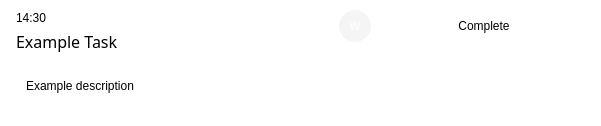
<?xml version="1.0" encoding="UTF-8"?>
<ui version="4.0">
 <class>translucent_frame</class>
 <widget class="QFrame" name="translucent_frame">
  <property name="geometry">
   <rect>
    <x>0</x>
    <y>0</y>
    <width>601</width>
    <height>126</height>
   </rect>
  </property>
  <property name="styleSheet">
   <string notr="true">font: 25 12pt &quot;Segoe UI Light&quot;;
background: rgba(0, 0, 0, 0)</string>
  </property>
  <property name="frameShape">
   <enum>QFrame::StyledPanel</enum>
  </property>
  <property name="frameShadow">
   <enum>QFrame::Raised</enum>
  </property>
  <layout class="QVBoxLayout" name="vertical_layout_4">
   <property name="spacing">
    <number>0</number>
   </property>
   <property name="leftMargin">
    <number>0</number>
   </property>
   <property name="topMargin">
    <number>0</number>
   </property>
   <property name="rightMargin">
    <number>0</number>
   </property>
   <property name="bottomMargin">
    <number>0</number>
   </property>
   <item>
    <widget class="QWidget" name="top_bar_widget" native="true">
     <layout class="QHBoxLayout" name="action_bar">
      <property name="spacing">
       <number>0</number>
      </property>
      <property name="leftMargin">
       <number>0</number>
      </property>
      <property name="topMargin">
       <number>0</number>
      </property>
      <property name="rightMargin">
       <number>0</number>
      </property>
      <property name="bottomMargin">
       <number>0</number>
      </property>
      <item>
       <widget class="QWidget" name="title_bar" native="true">
        <layout class="QVBoxLayout" name="vertical_layout_2">
         <property name="spacing">
          <number>5</number>
         </property>
         <property name="leftMargin">
          <number>15</number>
         </property>
         <property name="topMargin">
          <number>10</number>
         </property>
         <property name="rightMargin">
          <number>10</number>
         </property>
         <property name="bottomMargin">
          <number>10</number>
         </property>
         <item>
          <widget class="QLabel" name="time_label">
           <property name="text">
            <string>14:30</string>
           </property>
          </widget>
         </item>
         <item>
          <widget class="QLabel" name="title_label">
           <property name="sizePolicy">
            <sizepolicy hsizetype="Expanding" vsizetype="Preferred">
             <horstretch>0</horstretch>
             <verstretch>0</verstretch>
            </sizepolicy>
           </property>
           <property name="font">
            <font>
             <family>Segoe UI Light</family>
             <pointsize>12</pointsize>
             <weight>3</weight>
             <italic>false</italic>
             <bold>false</bold>
            </font>
           </property>
           <property name="text">
            <string>Example Task</string>
           </property>
           <property name="wordWrap">
            <bool>true</bool>
           </property>
          </widget>
         </item>
        </layout>
       </widget>
      </item>
      <item alignment="Qt::AlignRight|Qt::AlignTop">
       <widget class="QWidget" name="project_widget" native="true">
        <property name="layoutDirection">
         <enum>Qt::LeftToRight</enum>
        </property>
        <layout class="QHBoxLayout" name="horizontal:layout_2">
         <property name="leftMargin">
          <number>9</number>
         </property>
         <property name="topMargin">
          <number>9</number>
         </property>
         <property name="rightMargin">
          <number>9</number>
         </property>
         <property name="bottomMargin">
          <number>9</number>
         </property>
         <item alignment="Qt::AlignVCenter">
          <widget class="QPushButton" name="project_btn">
           <property name="sizePolicy">
            <sizepolicy hsizetype="Fixed" vsizetype="Fixed">
             <horstretch>0</horstretch>
             <verstretch>0</verstretch>
            </sizepolicy>
           </property>
           <property name="minimumSize">
            <size>
             <width>32</width>
             <height>32</height>
            </size>
           </property>
           <property name="styleSheet">
            <string notr="true">border: 0px solid;
border-radius: 16px;
color: rgb(255, 255, 255);
background: rgb(245, 245, 245);
font: 63 12pt &quot;Segoe UI Semibold&quot;;</string>
           </property>
           <property name="text">
            <string>W</string>
           </property>
          </widget>
         </item>
        </layout>
       </widget>
      </item>
      <item alignment="Qt::AlignRight|Qt::AlignTop">
       <widget class="QWidget" name="button_bar" native="true">
        <property name="enabled">
         <bool>true</bool>
        </property>
        <property name="minimumSize">
         <size>
          <width>220</width>
          <height>50</height>
         </size>
        </property>
        <property name="styleSheet">
         <string notr="true">.QPushButton {
	border: 0px solid;
	border-radius: 20px;
	background: rgba(0, 0, 0, 0);
}
.QPushButton:hover:!pressed {
	background: rgba(0, 0, 0, 20);
}</string>
        </property>
        <layout class="QHBoxLayout" name="horizontal:layout">
         <property name="spacing">
          <number>0</number>
         </property>
         <property name="leftMargin">
          <number>5</number>
         </property>
         <property name="topMargin">
          <number>5</number>
         </property>
         <property name="rightMargin">
          <number>5</number>
         </property>
         <property name="bottomMargin">
          <number>5</number>
         </property>
         <item>
          <spacer name="horizontalSpacer">
           <property name="orientation">
            <enum>Qt::Horizontal</enum>
           </property>
           <property name="sizeHint" stdset="0">
            <size>
             <width>0</width>
             <height>0</height>
            </size>
           </property>
          </spacer>
         </item>
         <item>
          <widget class="QPushButton" name="toggle_done_btn">
           <property name="sizePolicy">
            <sizepolicy hsizetype="Fixed" vsizetype="Fixed">
             <horstretch>0</horstretch>
             <verstretch>0</verstretch>
            </sizepolicy>
           </property>
           <property name="styleSheet">
            <string notr="true">color: 95, 99, 104;
border: 0px solid;
border-radius: 3px;
padding: 5px;
	</string>
           </property>
           <property name="text">
            <string>Complete</string>
           </property>
          </widget>
         </item>
         <item>
          <widget class="QPushButton" name="edit_btn">
           <property name="sizePolicy">
            <sizepolicy hsizetype="Fixed" vsizetype="Fixed">
             <horstretch>0</horstretch>
             <verstretch>0</verstretch>
            </sizepolicy>
           </property>
           <property name="minimumSize">
            <size>
             <width>40</width>
             <height>40</height>
            </size>
           </property>
           <property name="maximumSize">
            <size>
             <width>40</width>
             <height>40</height>
            </size>
           </property>
           <property name="styleSheet">
            <string notr="true">background-image: url(./res/icons/pencil.png);
/*background-image: url(:/images/icons/pencil.png);*/</string>
           </property>
           <property name="iconSize">
            <size>
             <width>40</width>
             <height>40</height>
            </size>
           </property>
          </widget>
         </item>
         <item>
          <widget class="QPushButton" name="delete_btn">
           <property name="sizePolicy">
            <sizepolicy hsizetype="Fixed" vsizetype="Fixed">
             <horstretch>0</horstretch>
             <verstretch>0</verstretch>
            </sizepolicy>
           </property>
           <property name="minimumSize">
            <size>
             <width>40</width>
             <height>40</height>
            </size>
           </property>
           <property name="maximumSize">
            <size>
             <width>40</width>
             <height>40</height>
            </size>
           </property>
           <property name="styleSheet">
            <string notr="true">background-image: url(./res/icons/trashcan.png);
/*background-image: url(:/images/icons/trashcan.png);*/</string>
           </property>
           <property name="iconSize">
            <size>
             <width>40</width>
             <height>40</height>
            </size>
           </property>
          </widget>
         </item>
        </layout>
       </widget>
      </item>
     </layout>
    </widget>
   </item>
   <item>
    <widget class="QWidget" name="details_widget" native="true">
     <layout class="QVBoxLayout" name="vertical_layout_3">
      <property name="spacing">
       <number>0</number>
      </property>
      <property name="leftMargin">
       <number>25</number>
      </property>
      <property name="topMargin">
       <number>0</number>
      </property>
      <property name="rightMargin">
       <number>15</number>
      </property>
      <property name="bottomMargin">
       <number>15</number>
      </property>
      <item>
       <widget class="QLabel" name="description_label">
        <property name="sizePolicy">
         <sizepolicy hsizetype="Preferred" vsizetype="Expanding">
          <horstretch>0</horstretch>
          <verstretch>0</verstretch>
         </sizepolicy>
        </property>
        <property name="text">
         <string>Example description</string>
        </property>
        <property name="wordWrap">
         <bool>true</bool>
        </property>
        <property name="openExternalLinks">
         <bool>true</bool>
        </property>
        <property name="textInteractionFlags">
         <set>Qt::TextBrowserInteraction</set>
        </property>
       </widget>
      </item>
     </layout>
    </widget>
   </item>
  </layout>
 </widget>
 <resources>
  <include location="icon_resouce.qrc"/>
 </resources>
 <connections/>
</ui>
